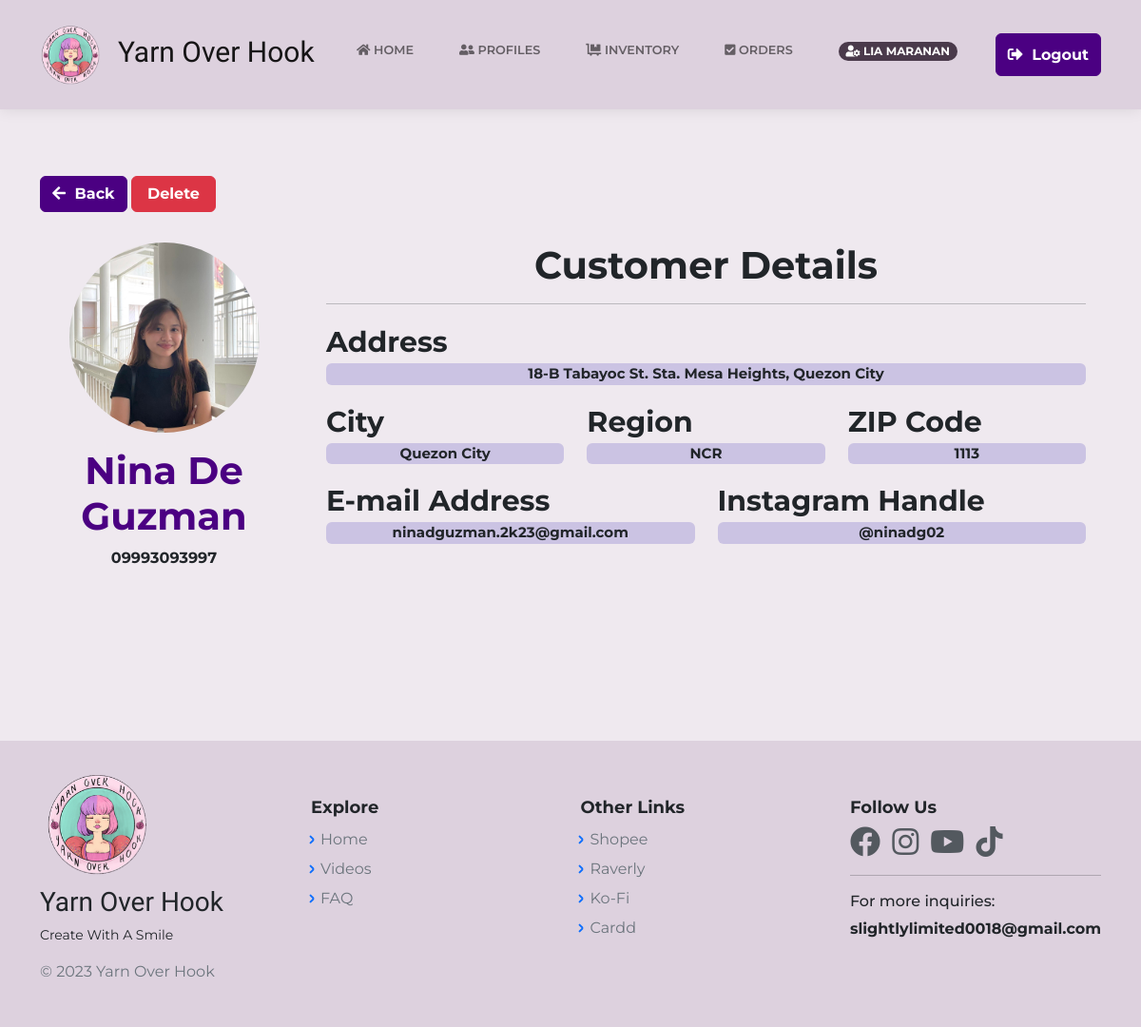
The app's page /ProfileAccntViewAdmin.php?id=1 (signed in) with its own data.
### tables this page shows
CREATE TABLE `register` (
  `id` bigint(20) NOT NULL,
  `cust_name` varchar(60) NOT NULL,
  `cust_avatar` varchar(255) NOT NULL,
  `cust_email` varchar(60) DEFAULT NULL,
  `cust_pass` varchar(255) NOT NULL,
  `cust_reg` varchar(60) NOT NULL,
  `cust_city` varchar(50) NOT NULL,
  `cust_zip` int(10) NOT NULL,
  `cust_ig` varchar(255) NOT NULL,
  `cust_phone` varchar(50) NOT NULL,
  `login_id` bigint(12) NOT NULL,
  `date` timestamp NOT NULL DEFAULT current_timestamp() ON UPDATE current_timestamp(),
  `user_rank` varchar(20) NOT NULL DEFAULT 'user',
  `cust_address` varchar(160) NOT NULL,
  `cust_status` int(11) NOT NULL,
  `login_attempt` int(11) NOT NULL,
  `otp` int(11) NOT NULL,
  `verify_token` varchar(60) NOT NULL
);

CREATE TABLE `cust_profile` (
  `id` bigint(20) NOT NULL,
  `c_id` bigint(12) NOT NULL,
  `c_name` varchar(60) NOT NULL,
  `c_label` varchar(255) NOT NULL,
  `region` varchar(60) NOT NULL,
  `city` varchar(60) NOT NULL,
  `phone_no` varchar(20) NOT NULL,
  `zip_code` int(12) NOT NULL,
  `date` timestamp NOT NULL DEFAULT current_timestamp() ON UPDATE current_timestamp(),
  `address` varchar(150) NOT NULL,
  `login_id` bigint(12) NOT NULL,
  `unique_id` int(5) NOT NULL DEFAULT 1,
  `cust_status` int(1) NOT NULL DEFAULT 0
);

### ProfileAccntViewAdmin.php (the view, shortened to what this page needs)
<?php
include("includes/dbh.inc.php");
require 'layouts/Header.php';
if(isset($_GET['id'])) {
    $id = mysqli_real_escape_string($con, $_GET['id']);
    $item = "SELECT * FROM cust_profile WHERE id = $id";
    $result = mysqli_query($con, $item);
    $profile = mysqli_fetch_assoc($result);
    $current_user = $profile['login_id'];
    $item_av = "SELECT * FROM register WHERE login_id = $current_user";
    $result_av = mysqli_query($con, $item_av);
    $prof_reg = mysqli_fetch_assoc($result_av);
}
?>
<body class="d-flex flex-column min-vh-100">
<?php require 'layouts/nav.php';?>
    <?php if($profile): ?>
        <main class="page blog-post">
    <section class="clean-block clean-post dark" style="background-color:#efe9ef; border:none; ">
        <div class="container">
        <form class="mb-3" action="ProfileAccntViewAdmin.php?id=<?php echo $profile['id']; ?>" method="POST" id="form">
        <button class="btn btn-primary pull-right" type="button" style="font-weight:bold;border-color: indigo;background: indigo;"><a href="CustomerProfileListAdmin.php" style="text-decoration:none;color:white;"><i class="fa fa-arrow-left"></i> Back </a></button>
        <input class="btn btn-danger" name="delete" role="button" value="Delete" style="width: 8%; font-weight:bold;">
    </form>
    <div class="row gutters">
    <div class="col-xl-3 col-lg-3 col-md-12 col-sm-12 col-12">
    <div class="card h-100">
        <div class="card-body" style="background:#efe9ef;">
            <div class="account-settings">
                <div class="user-profile">
                    <div class="user-avatar" >
                        <img src="<?php echo $prof_reg['cust_avatar']; ?>" style="height:200px; width:200px;" title="<?php echo $profile['c_name']; ?>" alt="<?php echo $profile['c_name']; ?>">
                    </div>
                    <h5 class="user-name" style="font-weight: bold; font-size:40px; color:indigo"><?php echo $profile['c_name']; ?></h5>
                    <p style="font-weight: bold; "><?php echo $profile['phone_no']; ?></p>
                </div>
            </div>
        </div>
    </div>
    </div>
    <div class="col-xl-9 col-lg-9 col-md-12 col-sm-12 col-12" style="background-color:#efe9ef;">
    <div class="card h-100">
        <div class="card-body" style="background: #efe9ef;">
            <div class="row gutters">
                <div class="col-xl-12 col-lg-12 col-md-12 col-sm-12 col-12">
                    <h6 style="font-weight: bold; font-size:40px; text-align:center; " >Customer Details</h6>
                    <hr>
                </div>
                <div class="col-md-12">
                    <div class="form-group">
                        <label style="font-weight:bold;font-size:30px; ">Address</label>
                        <p class="rounded" style="font-size:15px;background:#cbc3e3; font-weight:bold; text-align:center;"><?php echo $profile['address']; ?></p>
                    </div>
                </div>
                <div class="col-md-4">
                    <div class="form-group">
                        <label style="font-weight:bold;font-size:30px; ">City</label>
                        <p class="rounded" style="font-size:15px;background:#cbc3e3; font-weight:bold; text-align:center;"><?php echo $profile['city']; ?></p>
                    </div>
                </div>
                <div class="col-md-4">
                    <div class="form-group">
                        <label style="font-weight:bold;font-size:30px; ">Region</label>
                        <p class="rounded" style="font-size:15px;background:#cbc3e3; font-weight:bold; text-align:center;"><?php echo $profile['region']; ?></p>
                    </div>
                </div>
                <div class="col-md-4" style="position:center;">
                    <div class="form-group">
                        <label style="font-weight:bold; font-size:30px;">ZIP Code</label>
                        <p class="rounded" style="font-size:15px;background:#cbc3e3; font-weight:bold; text-align:center;"><?php echo $profile['zip_code']; ?></p>
                    </div>
                </div>
                <div class="col-md-6">
                    <div class="form-group">
                        <label style="font-weight:bold;font-size:30px; ">E-mail Address</label>
                        <p class="rounded" style="font-size:15px;background:#cbc3e3; font-weight:bold; text-align:center;"><?php echo $prof_reg['cust_email']; ?></p>
                    </div>
                </div>
                <div class="col-md-6">
                    <div class="form-group">
                        <label style="font-weight:bold;font-size:30px; ">Instagram Handle</label>
                        <p class="rounded" style="font-size:15px;background:#cbc3e3; font-weight:bold; text-align:center;"><?php echo $prof_reg['cust_ig']; ?></p>
                    </div>
                </div>
            </div>
        </div>
    </div>
    </div>
    </div>
    </div>
            <?php else: ?>
                <div class="container my-5">
                    <h2> Oops.. Page not found. Please try again. </h2>
                </div>
            <?php endif ?>
        </section>
    </main>
<?php require 'layouts/Footer.php';?>

### assets/css/main.css (style rules this page uses)
body { background-color: #efe9ef !important; padding-top: 85px; }
.card { margin-bottom: 20px; }
.container { animation: transitionInContainer 0.50s; }

### assets/css/Profile-Edit-Form-styles.css (style rules this page uses)
hr { height: 2px; }

### assets/css/Profile-Edit-Form.css (style rules this page uses)
hr { height: 2px; }

### assets/css/ProfileEdit1.css (style rules this page uses)
hr { height: 2px; }

### assets/css/ProfileEdit2.css (style rules this page uses)
hr { height: 2px; }

### assets/css/ProfileDesignAdmin.css (style rules this page uses)
.account-settings .user-profile { margin: 0 0 1rem 0; padding-bottom: 1rem; text-align: center; }
.account-settings .user-profile .user-avatar { margin: 0 0 1rem 0; }
.account-settings .user-profile .user-avatar img { width: 90px; height: 90px; -moz-border-radius: 100px; border-radius: 100px; }
.account-settings .user-profile h5.user-name { margin: 0 0 0.5rem 0; }
.card { background: #ffffff; -moz-border-radius: 5px; border-radius: 5px; border: 0; margin-bottom: 1rem; }

### records on screen
register: cust_avatar (picture), cust_email "ninadguzman.2k23@gmail.com", cust_ig "@ninadg02"
cust_profile: c_name "Nina De Guzman", phone_no "09993093997", address "18-B Tabayoc St. Sta. Mesa Heights, Quezon City", city "Quezon City", region "NCR", zip_code "1113"

### other values on screen
$_SESSION['cust_name'] "LIA MARANAN"
